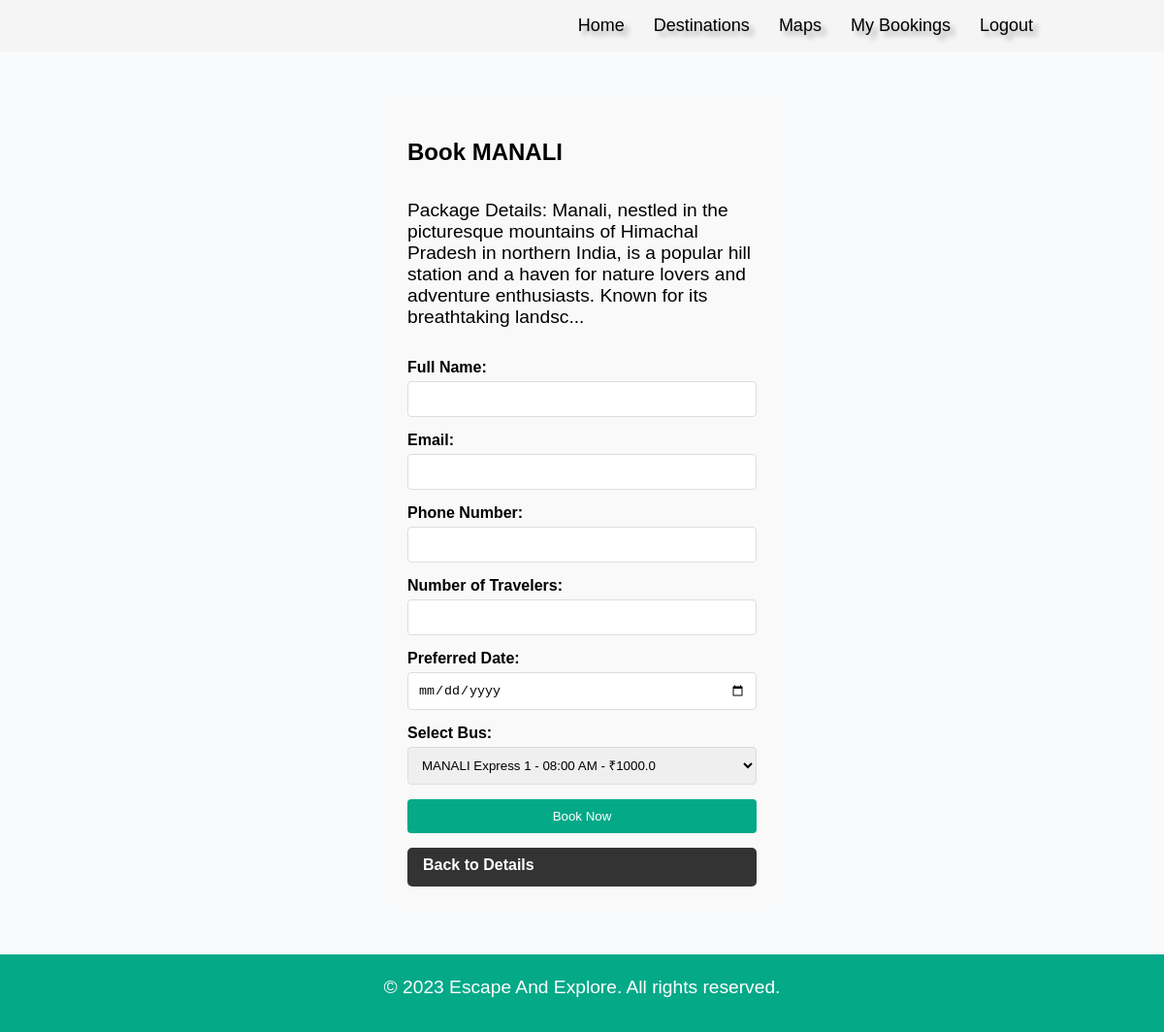
Screenshot of /booking/2 (signed in) with the database file from the repository.
### app.py (models this page shows)
class Package(db.Model):
    id = db.Column(db.Integer, primary_key=True)
    name = db.Column(db.String(150), nullable=False)
    description = db.Column(db.Text, nullable=False)
    image = db.Column(db.String(150), nullable=False)
    location = db.Column(db.String(150))
    duration = db.Column(db.String(50))
    best_time = db.Column(db.String(50))
    activities = db.Column(db.Text)
    bookings = db.relationship('Booking', backref='package', lazy=True)
    buses = db.relationship('Bus', backref='package', lazy=True)

### app.py (the view, shortened to what this page needs)
@app.route('/booking/<int:package_id>', methods=['GET', 'POST'])
def booking(package_id):
    if 'user_id' not in session:
        return redirect(url_for('login'))
    package = Package.query.get_or_404(package_id)
    buses = package.buses
    return render_template('booking.html', package=package, buses=buses)

### app.py (called while the page is built)
@app.context_processor
def inject_user():
    if 'user_id' in session:
        return {
            'is_authenticated': True,
            'current_user': {
                'is_admin': session.get('is_admin', False)
            }
        }
    return {
        'is_authenticated': False,
        'current_user': None
    }

### templates/booking.html (shortened to what this page needs)
<!DOCTYPE html>
<html>
<head>
  <link rel="stylesheet" type="text/css" href="{{ url_for('static', filename='css/style.css') }}" />
</head>
<body class="non-home">
  <div class="nav">
    <div class="nav-menu">
      <ul>
        <li><a href="{{ url_for('index') }}">Home</a></li>
        <li><a href="{{ url_for('packages') }}">Destinations</a></li>
        <li><a href="{{ url_for('maps') }}">Maps</a></li>
        {% if not is_authenticated %}
        <li><a href="{{ url_for('login') }}">Login</a></li>
        <li><a href="{{ url_for('register') }}">Register</a></li>
        {% else %}
        <li><a href="{{ url_for('mybookings') }}">My Bookings</a></li>
        <li><a href="{{ url_for('logout') }}">Logout</a></li>
        {% endif %}
      </ul>
    </div>
  </div>
  <div class="form-container">
    <h2>Book {{ package.name }}</h2>
    <p>Package Details: {{ package.description[:200] }}...</p>
    <form id="bookingForm" method="POST" action="{{ url_for('booking', package_id=package.id) }}">
      <div class="form-group">
        <label for="name">Full Name:</label>
        <input type="text" id="name" name="name" required>
      </div>
      <div class="form-group">
        <label for="email">Email:</label>
        <input type="email" id="email" name="email" required>
      </div>
      <div class="form-group">
        <label for="phone">Phone Number:</label>
        <input type="tel" id="phone" name="phone" required>
      </div>
      <div class="form-group">
        <label for="travelers">Number of Travelers:</label>
        <input type="number" id="travelers" name="travelers" min="1" required>
      </div>
      <div class="form-group">
        <label for="date">Preferred Date:</label>
        <input type="date" id="date" name="date" required>
      </div>
      <div class="form-group">
        <label for="bus_id">Select Bus:</label>
        <select id="bus_id" name="bus_id" required>
          {% for bus in buses %}
            <option value="{{ bus.id }}">{{ bus.name }} - {{ bus.departure_time }} - ₹{{ bus.price }}</option>
          {% endfor %}
        </select>
      </div>
      <div class="form-group">
        <button type="submit">Book Now</button>
      </div>
    </form>
    <a href="{{ url_for('destination_detail', package_id=package.id) }}" class="about-button">Back to Details</a>
  </div>
  <footer>
    <p>&copy; 2023 Escape And Explore. All rights reserved.</p>
  </footer>
</body>
</html>

### static/css/style.css (style rules this page uses)
body { font-family: Arial, sans-serif; margin: 0; padding: 0; background-color: rgb(248, 250, 252); }
.nav { width: 100%; background-color: #f8f7f741; display: flex; justify-content:end; padding: 0 10%; align-items: center; }
.nav-menu ul { display: flex; list-style:none; }
.nav-menu ul a { text-decoration: none; color: #000; text-shadow: 5px 5px 5px rgba(0,0,0,0.3); font-size: 18px; margin: 0 15px; transition: color .4s; }
.about-button { display: inline-block; background-color: #333; color: #fff; padding: 8px 16px; text-decoration: none; font-weight: bold; border-radius: 5px; transition: background-color 0.3s; line-height: 1.2; height: 40px; }
h2 { font-size: 2rem; margin-bottom: 1rem; }
p { font-size: 1.2rem; margin-bottom: 2rem; }
footer { background-color:rgb(4, 169, 136); color: #fff; padding: 3px; text-align: center; }
.non-home .nav { background-color: #f5f5f5 !important; }
.non-home h2 { font-size: 1.5rem; }
* { box-sizing: border-box; }
.form-container { max-width: 400px; margin: 50px auto; padding: 20px; background-color: #f9f9f9; border-radius: 5px; }
.form-group { margin-bottom: 15px; }
.form-group label { display: block; margin-bottom: 5px; font-weight: bold; }
.form-group input, .form-group select, .form-group textarea { width: 100%; padding: 10px; border: 1px solid #ddd; border-radius: 4px; box-sizing: border-box; }
.form-group button { background-color: rgb(4, 169, 136); color: white; padding: 10px 20px; border: none; border-radius: 4px; cursor: pointer; width: 100%; }
.non-home { display: flex; flex-direction: column; min-height: 100vh; }
.non-home .form-container { flex: 1; display: flex; flex-direction: column; justify-content: center; }
.non-home footer { margin-top: auto; }

### rows the page displays
Package: name "MANALI", description "Manali, nestled in the picturesque mountains of Himachal Pradesh in northern India, is a popular hill station and a haven for nature lovers and adventure enthusiasts. Known for its breathtaking landsc"

### other values shown
form field bus_id "MANALI Express 1 - 08:00 AM - ₹1000.0"
